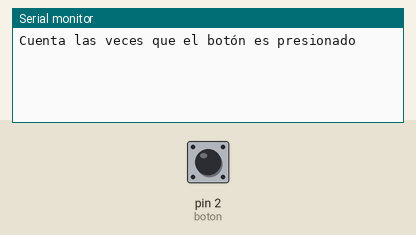
This sketch was run on a simulated Arduino Uno, built with avr-gcc and run on an emulated ATmega328P. Parts: the last lines printed to the serial monitor. The inputs (shaded band) are chosen by the test bench; at power-on: pin 2 (boton) HIGH.

Above: at 1.4 s.
1.5 s: pin 2 (boton) pulled LOW for 0.15 s
At 1.9 s:
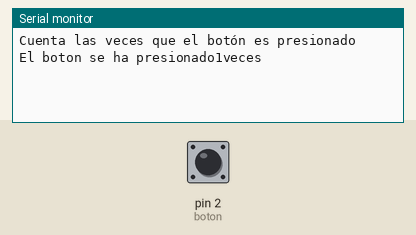
3.1 s: pin 2 (boton) pulled LOW for 1 s
At 4.3 s:
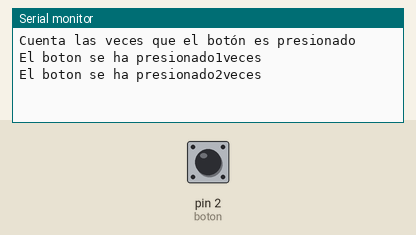
5.6 s: pin 2 (boton) pulled LOW for 0.15 s
At 6.2 s:
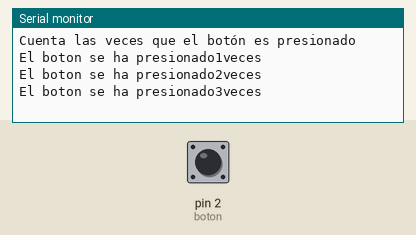

Measured:
- after the input at 1.5 s, the serial monitor: prints a new line at once (image 1)
- after the input at 3.1 s, the serial monitor: prints a new line at once (image 2)
- after the input at 5.6 s, the serial monitor: prints a new line at once (image 3)

The sketch:

Boton.ino
```cpp
//BOTON
#define boton 2
int cta = 0;

void setup() {
  // UART
  Serial.begin(115200);
  delay(200);

//GPIO
  pinMode(boton, INPUT); //Pin como entrada

  Serial.println();
  Serial.println("Cuenta las veces que el botón es presionado");
  Serial.println();

}

void loop() {
  if(!digitalRead(boton)){
  cta++;
  Serial.println("El boton se ha presionado" + String(cta) + "veces" );
  while (!digitalRead(boton))
  {
    delay(20);
  }
  }
}
```
